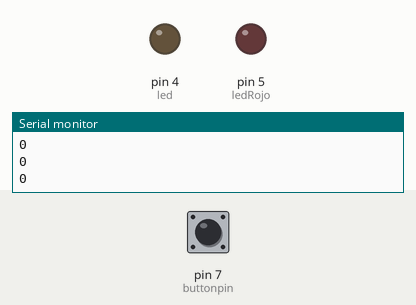
The sketch below on a simulated Arduino Uno, built with avr-gcc and run on an emulated ATmega328P. Parts: output pins drawn as LEDs (lit = HIGH), the last lines printed to the serial monitor. The inputs (shaded band) are chosen by the test bench; at power-on: pin 7 (buttonpin) LOW.

Above: at 1.2 s.
1.3 s: pin 7 (buttonpin) pulled HIGH for 0.15 s
At 1.5 s:
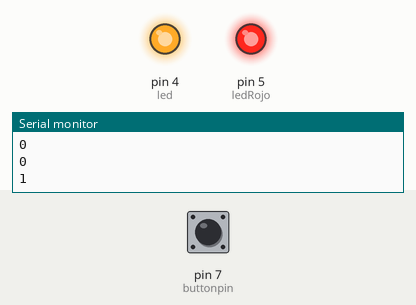
3.1 s: pin 7 (buttonpin) pulled HIGH for 3.2 s
At 6.9 s:
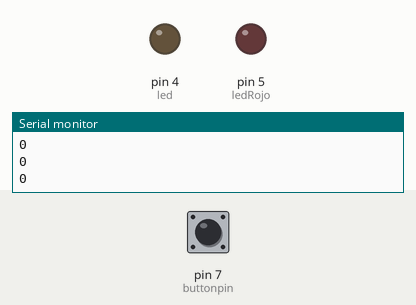
Timing chart, 0 to 8.4 s (numbered marks = the images above; inputs shaded):
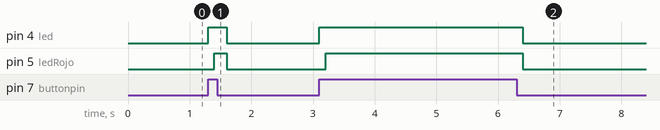

Measured:
- after the input at 1.3 s, pin 4 (led): LOW → HIGH at once, → LOW 0.30 s later; pin 5 (ledRojo): LOW → HIGH after 0.10 s, → LOW 0.20 s later
- after the input at 3.1 s, pin 4 (led): LOW → HIGH at once, → LOW 3.3 s later; pin 5 (ledRojo): LOW → HIGH after 0.10 s, → LOW 3.2 s later

The sketch:

_04_Button.ino
```cpp
int led = 4;
int ledRojo = 5;
int ledVerde = 6;
int buttonpin = 7;

int val;

void setup() {
  pinMode(buttonpin, INPUT); //BUTTON
  pinMode(led, OUTPUT); //LUZ
  pinMode(ledRojo, OUTPUT);
  Serial.begin(9600); //COMUNIACION SERIAL

}

void loop() {
  int val = 0;
  val = digitalRead(buttonpin);

  Serial.println(val);
  if (val == 1)
  {
    digitalWrite(led,HIGH);
    delay(100);
    digitalWrite(ledRojo,HIGH);
    delay(100);
    digitalWrite(ledVerde,HIGH);
  } else {
    digitalWrite(led,LOW);
    digitalWrite(ledRojo,LOW);
    digitalWrite(ledVerde ,LOW);
  }

  delay(100);
}
```
